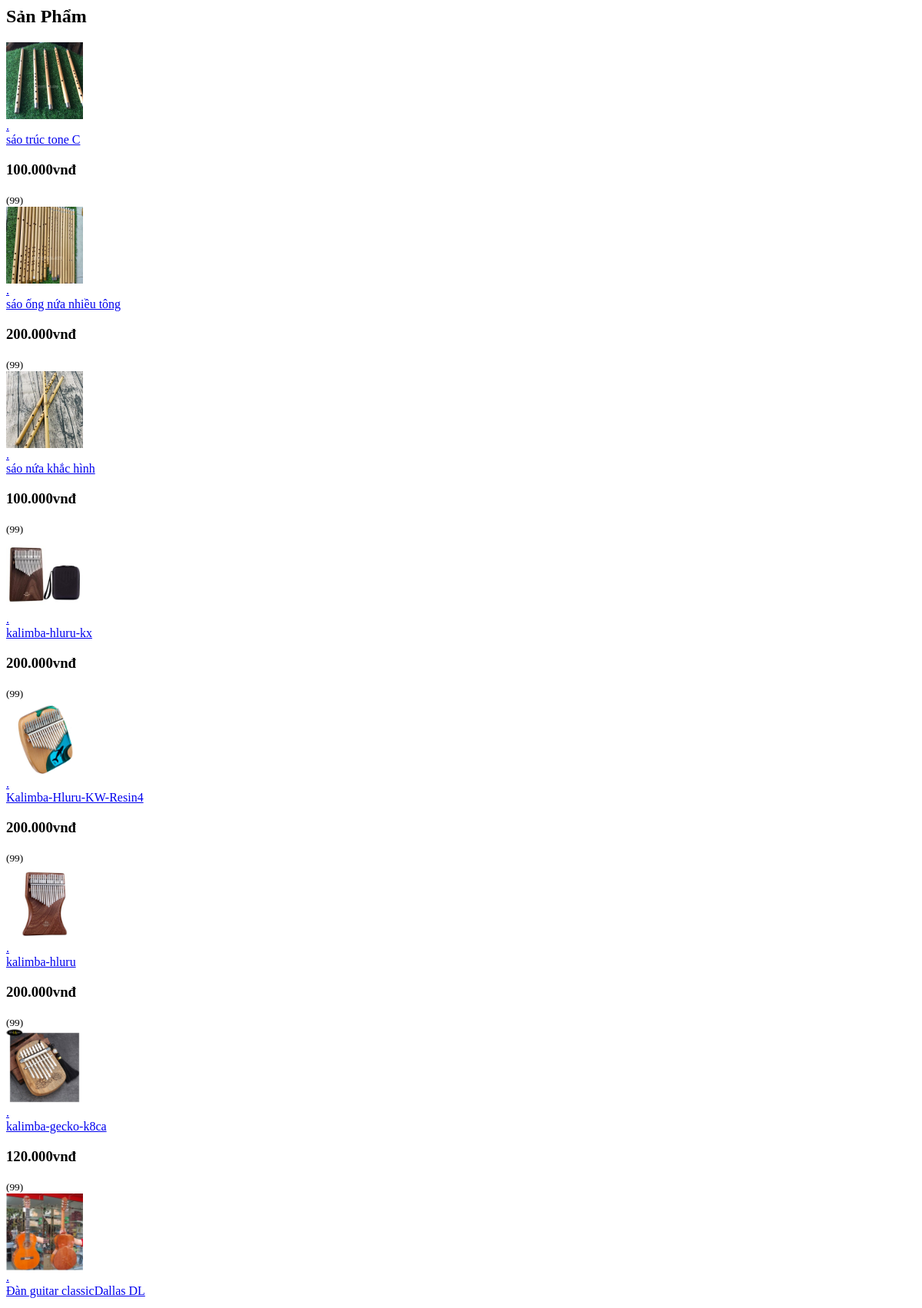
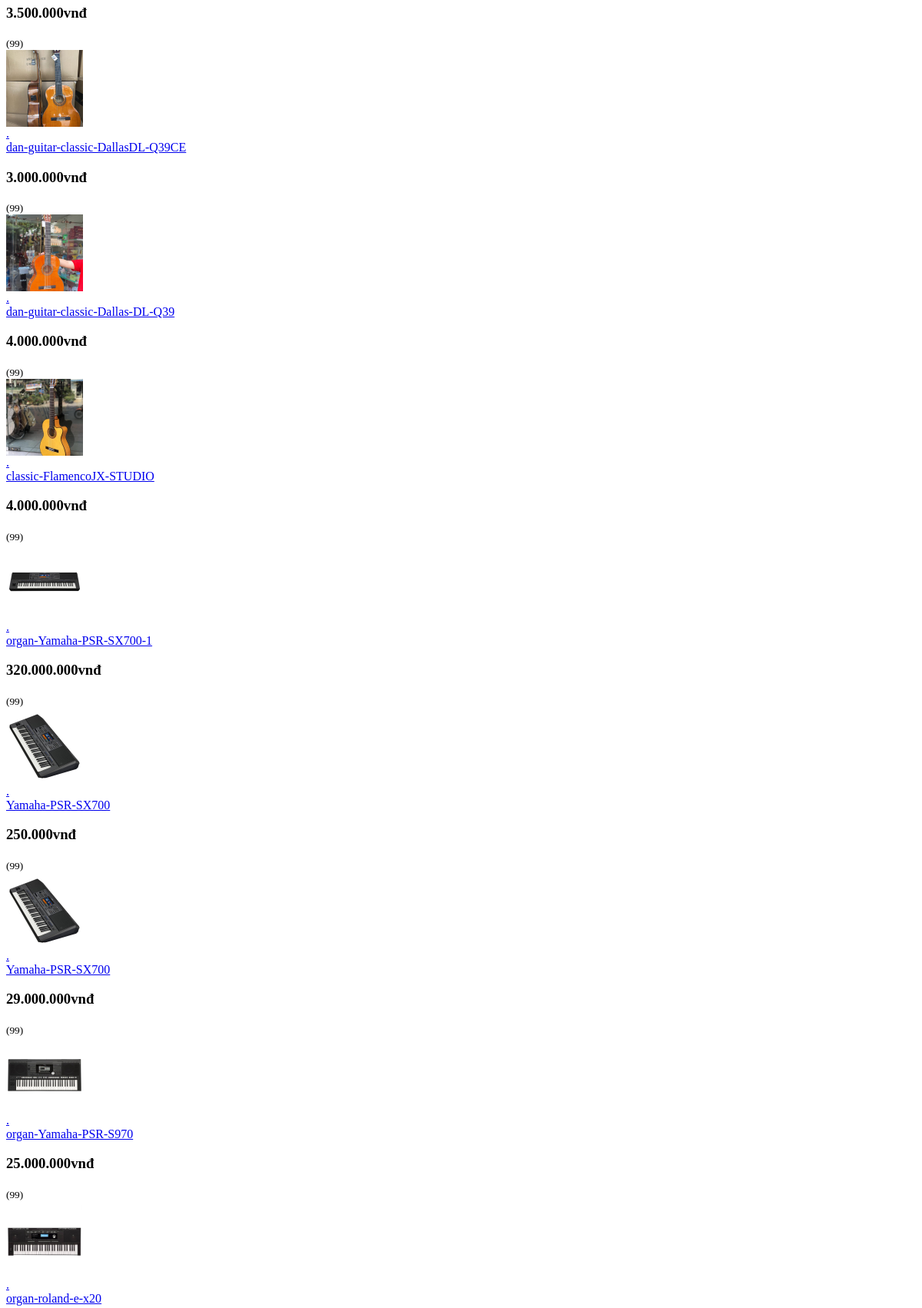
The app's page /pages/main/cacsanpham.php (upper part) with its own data (2 pictures, top to bottom).
### tables this page shows
CREATE TABLE `tbl_sanpham` (
  `id_sanpham` int(11) NOT NULL,
  `tensanpham` varchar(250) NOT NULL,
  `masp` varchar(100) NOT NULL,
  `giasp` varchar(50) NOT NULL,
  `soluong` int(11) NOT NULL,
  `hinhanh` varchar(50) NOT NULL,
  `tomtat` text NOT NULL,
  `noidung` text NOT NULL,
  `tinhtrang` int(11) NOT NULL,
  `id_danhmuc` int(11) NOT NULL
);

### pages/main/cacsanpham.php (the view, shortened to what this page needs)
<?php
	if(isset($_GET['trang'])){
		$page = $_GET['trang'];
	}else{
		$page = 1;
	}
	if($page == '' || $page == 1){
		$begin = 0;
	}else{
		$begin = ($page*3)-3;
	}
	$sql_pro = "SELECT * FROM tbl_sanpham,tbl_danhmuc WHERE tbl_sanpham.id_danhmuc=tbl_danhmuc.id_danhmuc ORDER BY tbl_sanpham.id_sanpham DESC LIMIT $begin,20";
	$query_pro = mysqli_query($mysqli,$sql_pro);
?>
<div class="container-fluid pt-5 pb-3">
<h2 class="section-title position-relative text-uppercase mx-xl-5 mb-4"><span class="bg-secondary pr-3">Sản Phẩm</span></h2>
    <div class="row px-xl-5">
        <?php
        while ($row = mysqli_fetch_array($query_pro)) {
        ?>
        <div class="col-lg-3 col-md-4 col-sm-6 col-5 pb-1">
                <div class="product-item bg-light mb-4">
                    <div class="product-img position-relative overflow-hidden">
                        <img  class="img-fluid h-auto w-100" src="admincp/modules/quanlysp/uploads/<?php echo $row['hinhanh'] ?>" width="100" height="100" alt="" title="Xem chi tiết"loading="lazy">
                        <div class="product-action">
                            <a class="btn btn-outline-dark btn-square" href="index.php?quanly=sanpham&id=<?php echo $row['id_sanpham'] ?>" title="Xem chi tiết">
  <i class="fa fa-search"></i>.
</a>
                        </div>
                    </div>
                 <div class="text-center py-4">
                        <a class="h6 text-decoration-none text-truncate" href="index.php?quanly=sanpham&id=<?php echo $row['id_sanpham'] ?>"><?php echo $row['tensanpham'] ?></a>
                        <div class="d-flex align-items-center justify-content-center mt-2">
                            <h3> <?php echo number_format($row['giasp'], 0, ',', '.') . 'vnđ' ?></h3><h4 class="text-muted ml-2"><del></del></h4>
                        </div>
                        <div class="d-flex align-items-center justify-content-center mb-1">
                            <small>(99)</small>
                        </div>
                    </div>
                </div>
            </div>
        <?php
        }
        ?>
    </div>
</div>

### records on screen
tbl_sanpham: hinhanh (picture), tensanpham "sáo trúc tone C", giasp "100.000"
tbl_sanpham: hinhanh (picture), tensanpham "sáo ống nứa nhiều tông", giasp "200.000"
tbl_sanpham: hinhanh (picture), tensanpham "sáo nứa khắc hình", giasp "100.000"
tbl_sanpham: hinhanh (picture), tensanpham "kalimba-hluru-kx", giasp "200.000"
tbl_sanpham: hinhanh (picture), tensanpham "Kalimba-Hluru-KW-Resin4", giasp "200.000"
tbl_sanpham: hinhanh (picture), tensanpham "kalimba-hluru", giasp "200.000"
tbl_sanpham: hinhanh (picture), tensanpham "kalimba-gecko-k8ca", giasp "120.000"
tbl_sanpham: hinhanh (picture), tensanpham "Đàn guitar classicDallas DL", giasp "3.500.000"
tbl_sanpham: hinhanh (picture), tensanpham "dan-guitar-classic-DallasDL-Q39CE", giasp "3.000.000"
tbl_sanpham: hinhanh (picture), tensanpham "dan-guitar-classic-Dallas-DL-Q39", giasp "4.000.000"
tbl_sanpham: hinhanh (picture), tensanpham "classic-FlamencoJX-STUDIO", giasp "4.000.000"
tbl_sanpham: hinhanh (picture), tensanpham "organ-Yamaha-PSR-SX700-1", giasp "320.000.000"
tbl_sanpham: hinhanh (picture), tensanpham "Yamaha-PSR-SX700", giasp "250.000"
tbl_sanpham: hinhanh (picture), tensanpham "Yamaha-PSR-SX700", giasp "29.000.000"
tbl_sanpham: hinhanh (picture), tensanpham "organ-Yamaha-PSR-S970", giasp "25.000.000"
tbl_sanpham: hinhanh (picture), tensanpham "organ-roland-e-x20"
